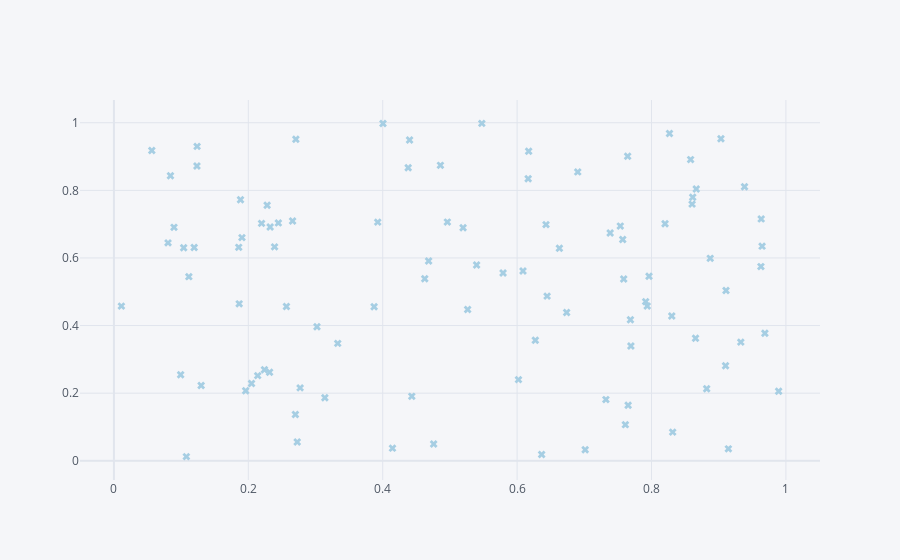

Notebook code for this chart:
### Code cell
df.iplot(kind = 'scatter', x = 'a', y ='b', mode = 'markers', size = 7, symbol = 'x', colorscale = 'paired')
